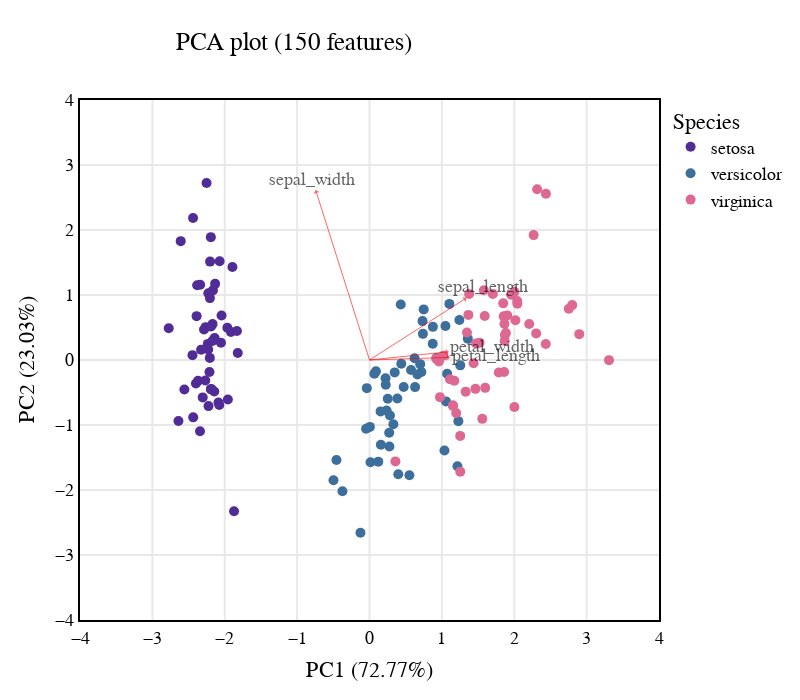

The notebook cell saved with this chart:
### Code cell
# plot PCA plot with loadings 
fig = px.scatter(principal_components_df, 
                 x='PC1', 
                 y='PC2', 
                 color=principal_components_df["species"],
                 color_discrete_sequence=["#512C96", 
                                          "#3C6F9C", 
                                          "#DD6892"], 
                 labels={"PC1": "PC1 ({}%)".format(round((pca.explained_variance_ratio_[0] * 100),2)),
                         "PC2": "PC2 ({}%)".format(round((pca.explained_variance_ratio_[1] * 100),2)),
                         "species": "Species"},
                 title="PCA plot"+" ("+str(iris_df.shape[0])+" features)",
                 template="plotly_white")

#updates the range of x and y axis    
fig.update_xaxes(dtick=1, range=[-4, 4])
fig.update_yaxes(dtick=1, range=[-4, 4])

#determines if border of plot should be shown
fig.update_xaxes(showline=True, linewidth=2, linecolor='black', mirror=True)
fig.update_yaxes(showline=True, linewidth=2, linecolor='black', mirror=True)

#determines gridlines details
fig.update_xaxes(showgrid=True, gridwidth=2, gridcolor='#E8E8E8')
fig.update_yaxes(showgrid=True, gridwidth=2, gridcolor='#E8E8E8')

#determines how zerolines should be displayed
fig.update_xaxes(zerolinewidth=2, zerolinecolor='#E8E8E8')
fig.update_yaxes(zerolinewidth=2, zerolinecolor='#E8E8E8')

#updates size of feature points in plot
fig.update_traces(marker=dict(size=10),
                  selector=dict(mode='markers')) 

#specifies layout details
fig.update_layout(height=700, 
                  width=800, 
                  showlegend=True, 
                  legend_title_text='Species',
                  font=dict(family="Courier New, monospace",
                            size=18,
                            color="black"),
                  title_x=0.22)

#add loadings
n = loadings_df.shape[0]
for i in range(n):
    fig.add_annotation(x= 0, 
                       y= 0, 
                       ax=loadings_df.iloc[i,0] * 3,  
                       ay=loadings_df.iloc[i,1] * 3, 
                       xref='x',
                       yref='y',
                       axref='x',
                       ayref='y',
                       text=loadings_df.iloc[i,4],  
                       showarrow=True,
                       arrowhead=3,
                       arrowsize=1,
                       arrowwidth=1,
                       arrowcolor='red',
                       opacity=0.6,
                       arrowside='start')
fig.show()
fig.write_html("pca_plot_iris_data.html")

### Figure 1 — Plotly figure (JSON) as saved in the notebook; plotly's stock layout.template omitted (floating-point values rounded to 4 significant figures)
{"data": [{"hovertemplate": "Species=setosa<br>PC1 (72.77%)=%{x}<br>PC2 (23.03%)=%{y}<extra></extra>", "legendgroup": "setosa", "marker": {"color": "#512C96", "size": 10, "symbol": "circle"}, "mode": "markers", "name": "setosa", "orientation": "v", "showlegend": true, "type": "scatter", "x": [-2.265, -2.086, -2.368, -2.304, -2.389, -2.071, -2.446, -2.234, -2.342, -2.189, -2.163, -2.327, -2.224, -2.64, -2.192, -2.251, -2.203, -2.19, -1.894, -2.34, -1.915, -2.205, -2.774, -1.82, -2.228, -1.957, -2.052, -2.168, -2.14, -2.269, -2.145, -1.832, -2.608, -2.438, -2.189, -2.211, -2.044, -2.189, -2.436, -2.171, -2.287, -1.872, -2.558, -1.964, -2.133, -2.075, -2.381, -2.398, -2.227, -2.206], "xaxis": "x", "y": [0.5057, -0.6554, -0.3185, -0.5754, 0.6748, 1.519, 0.07456, 0.2476, -1.095, -0.4486, 1.071, 0.1586, -0.7091, -0.9383, 1.89, 2.722, 1.514, 0.5143, 1.431, 1.158, 0.4305, 0.9525, 0.4895, 0.1068, 0.1622, -0.6079, 0.266, 0.552, 0.3366, -0.3149, -0.4839, 0.4453, 1.828, 2.185, -0.4486, -0.1843, 0.685, -0.4486, -0.8822, 0.2927, 0.468, -2.328, -0.4538, 0.4974, 1.171, -0.6919, 1.151, -0.3624, 1.025, 0.03224], "yaxis": "y"}, {"hovertemplate": "Species=versicolor<br>PC1 (72.77%)=%{x}<br>PC2 (23.03%)=%{y}<extra></extra>", "legendgroup": "versicolor", "marker": {"color": "#3C6F9C", "size": 10, "symbol": "circle"}, "mode": "markers", "name": "versicolor", "orientation": "v", "showlegend": true, "type": "scatter", "x": [1.104, 0.7325, 1.242, 0.3973, 1.073, 0.3845, 0.7487, -0.4979, 0.9262, 0.004968, -0.1247, 0.4387, 0.5516, 0.7172, -0.03726, 0.8759, 0.348, 0.1534, 1.215, 0.1569, 0.7383, 0.4724, 1.228, 0.6294, 0.7005, 0.8735, 1.254, 1.358, 0.6621, -0.04728, 0.1215, 0.01412, 0.236, 1.057, 0.2214, 0.4318, 1.049, 1.036, 0.06707, 0.2754, 0.2723, 0.6232, 0.33, -0.3736, 0.2829, 0.08905, 0.2244, 0.5739, -0.457, 0.2522], "xaxis": "x", "y": [0.8631, 0.5986, 0.6148, -1.758, -0.2118, -0.5911, 0.7787, -1.849, 0.03033, -1.029, -2.658, -0.05888, -1.773, -0.1854, -0.4328, 0.51, -0.1906, -0.7907, -1.633, -1.303, 0.4025, -0.4166, -0.9409, -0.4168, -0.06349, 0.2507, -0.08262, 0.3288, -0.2243, -1.057, -1.564, -1.573, -0.7759, -0.6369, -0.2808, 0.8551, 0.5222, -1.392, -0.2126, -1.33, -1.119, 0.02754, -0.9889, -2.018, -0.854, -0.1749, -0.3805, -0.1537, -1.539, -0.5959], "yaxis": "y"}, {"hovertemplate": "Species=virginica<br>PC1 (72.77%)=%{x}<br>PC2 (23.03%)=%{y}<extra></extra>", "legendgroup": "virginica", "marker": {"color": "#DD6892", "size": 10, "symbol": "circle"}, "mode": "markers", "name": "virginica", "orientation": "v", "showlegend": true, "type": "scatter", "x": [1.848, 1.153, 2.206, 1.439, 1.868, 2.754, 0.3584, 2.303, 2.002, 2.268, 1.366, 1.599, 1.884, 1.253, 1.464, 1.592, 1.471, 2.437, 3.309, 1.254, 2.04, 0.9739, 2.898, 1.329, 1.704, 1.958, 1.172, 1.02, 1.786, 1.865, 2.435, 2.316, 1.86, 1.111, 1.197, 2.801, 1.58, 1.347, 0.9234, 1.854, 2.016, 1.903, 1.153, 2.043, 2.002, 1.871, 1.558, 1.521, 1.376, 0.9593], "xaxis": "x", "y": [0.8717, -0.7013, 0.5545, -0.05001, 0.2912, 0.7884, -1.56, 0.4095, -0.7239, 1.921, 0.6939, -0.4282, 0.4143, -1.167, -0.4441, 0.677, 0.2532, 2.557, -0.002361, -1.718, 0.9074, -0.5712, 0.3978, -0.4868, 1.014, 1.003, -0.3189, 0.06554, -0.1933, 0.5554, 0.2467, 2.626, -0.1847, -0.296, -0.8172, 0.8447, 1.072, 0.4223, 0.01923, 0.6724, 0.6104, 0.686, -0.7013, 0.8647, 1.049, 0.3828, -0.9053, 0.2668, 1.016, -0.02228], "yaxis": "y"}], "layout": {"annotations": [{"arrowcolor": "red", "arrowhead": 3, "arrowside": "start", "arrowsize": 1, "arrowwidth": 1, "ax": 1.567, "axref": "x", "ay": 1.117, "ayref": "y", "opacity": 0.6, "showarrow": true, "text": "sepal_length", "x": 0, "xref": "x", "y": 0, "yref": "y"}, {"arrowcolor": "red", "arrowhead": 3, "arrowside": "start", "arrowsize": 1, "arrowwidth": 1, "ax": -0.7901, "axref": "x", "ay": 2.777, "ayref": "y", "opacity": 0.6, "showarrow": true, "text": "sepal_width", "x": 0, "xref": "x", "y": 0, "yref": "y"}, {"arrowcolor": "red", "arrowhead": 3, "arrowside": "start", "arrowsize": 1, "arrowwidth": 1, "ax": 1.744, "axref": "x", "ay": 0.06328, "ayref": "y", "opacity": 0.6, "showarrow": true, "text": "petal_length", "x": 0, "xref": "x", "y": 0, "yref": "y"}, {"arrowcolor": "red", "arrowhead": 3, "arrowside": "start", "arrowsize": 1, "arrowwidth": 1, "ax": 1.697, "axref": "x", "ay": 0.1962, "ayref": "y", "opacity": 0.6, "showarrow": true, "text": "petal_width", "x": 0, "xref": "x", "y": 0, "yref": "y"}], "font": {"color": "black", "family": "Courier New, monospace", "size": 18}, "height": 700, "legend": {"title": {"text": "Species"}, "tracegroupgap": 0}, "showlegend": true, "title": {"text": "PCA plot (150 features)", "x": 0.22}, "width": 800, "xaxis": {"anchor": "y", "domain": [0, 1], "dtick": 1, "gridcolor": "#E8E8E8", "gridwidth": 2, "linecolor": "black", "linewidth": 2, "mirror": true, "range": [-4, 4], "showgrid": true, "showline": true, "title": {"text": "PC1 (72.77%)"}, "zerolinecolor": "#E8E8E8", "zerolinewidth": 2}, "yaxis": {"anchor": "x", "domain": [0, 1], "dtick": 1, "gridcolor": "#E8E8E8", "gridwidth": 2, "linecolor": "black", "linewidth": 2, "mirror": true, "range": [-4, 4], "showgrid": true, "showline": true, "title": {"text": "PC2 (23.03%)"}, "zerolinecolor": "#E8E8E8", "zerolinewidth": 2}}}
